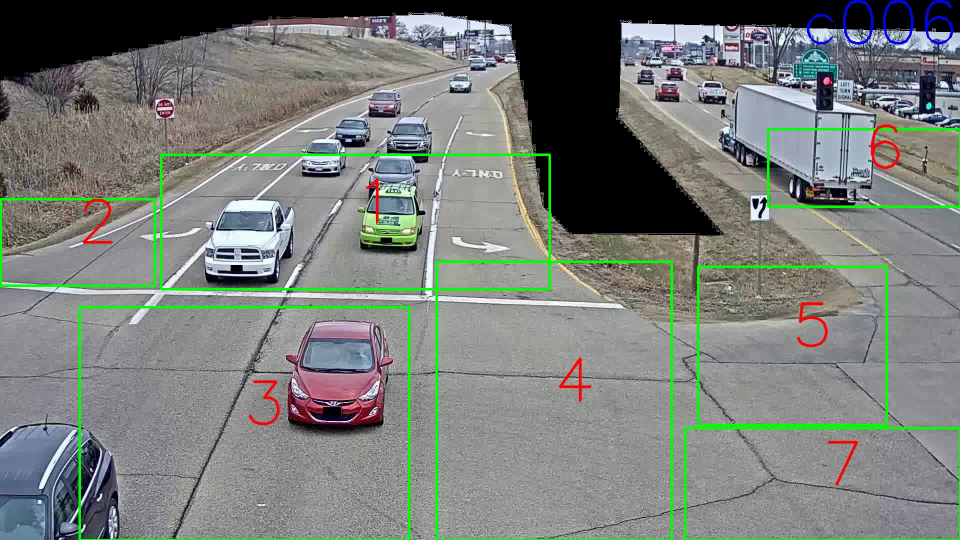
#> input picture 2019-CVPR-AIC-Track-1-UWIPL-master/2019-CVPR-AIC-Track-1-UWIPL-master/Transition-Model/transition_data/zone_image/zone_c006_wroi.jpg, 1920 x 1080 px (shown at 1/2 size)
$ python -i vehicle_search.py   (imports and definitions only)
#> lines starting #> are read from the running program, lines starting #| are printed output that depends on the picture
#> further down, picture is the input picture: shape (1080, 1920, 3); mean B, G, R 121, 126, 120.7
"""
vehicle_search.py — Vehicle Search & Journey Tracker
=====================================================
Usage:
  python vehicle_search.py --query queries/q_<id>.json --output results/r_<id>.json

Algorithm:
  1. Load query (image upload OR colour/type/plate description)
  2. Build HSV colour histogram as the search signature
  3. Load YOLOv8n, process each camera sequentially
  4. When a matching vehicle is found: record entry, track until exit
  5. Move to next camera — write live progress after each camera
"""

# ── Windows WinError 206 fix (must be before torch) ──────────────────────────
import os, sys
if sys.platform == 'win32':
    _rdll = getattr(os, 'add_dll_directory', None)
    if _rdll:
        def _sdll(p):
            try: return _rdll(p)
            except OSError: pass
        os.add_dll_directory = _sdll
# [2 lines not run here, left out]
# ─────────────────────────────────────────────────────────────────────────────

import json, time, argparse, traceback
import cv2
import numpy as np

VEHICLE_CLASSES = {1:'Bicycle',2:'Car',3:'Motorcycle',5:'Bus',7:'Truck'}
CLASS_NAME_TO_ID = {
    'bicycle':1,'bike':1,'car':2,'sedan':2,'hatchback':2,
    'motorcycle':3,'motorbike':3,'bus':5,'truck':7,'pickup':7,
}
COLOR_RANGES = {
    'red':    [([0,80,80],[10,255,255]),([160,80,80],[180,255,255])],
    'orange': [([10,100,100],[25,255,255])],
    'yellow': [([25,100,100],[35,255,255])],
    'green':  [([35,50,50],[85,255,255])],
    'blue':   [([100,80,50],[130,255,255])],
    'purple': [([130,50,50],[160,255,255])],
    'white':  [([0,0,200],[180,25,255])],
    'black':  [([0,0,0],[180,255,50])],
    'silver': [([0,0,150],[180,25,210])],
    'gray':   [([0,0,80],[180,25,180])],
    'grey':   [([0,0,80],[180,25,180])],
    'brown':  [([10,50,40],[20,220,180])],
}

BASE_DIR   = os.path.dirname(os.path.abspath(__file__))
VIDEOS_DIR = os.path.join(BASE_DIR, '..', 'dataset')
CAMERAS_ORDER = [
    'C11','C12','C21','C22','C23','C24','C31','C32',
    'C41','C42','C43','C51','C52','C61','C62','C63','C64','C65'
]
CAMERA_FILES = {c: f"camera_{c.lower()}.mp4" for c in CAMERAS_ORDER}

MATCH_THRESHOLD  = 0.52
FRAME_SKIP       = 8
MAX_FRAMES_CAM   = 450
CONSEC_MISS_EXIT = 30


def extract_histogram(img_bgr):
    hsv  = cv2.cvtColor(img_bgr, cv2.COLOR_BGR2HSV)
#> hsv: shape (1080, 1920, 3); mean H, S, V 58.8, 31.1, 132.4
    hist = cv2.calcHist([hsv],[0,1],None,[32,32],[0,180,0,256])
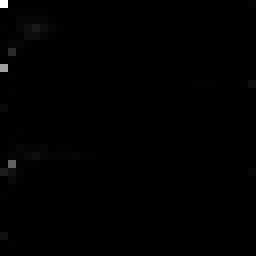
#> hist: shape (32, 32) float32 (shown 8 times larger); min 0, max 454699, mean 2025; drawn with min black and max white
    cv2.normalize(hist, hist)
    return hist.flatten().astype(np.float32)


# [7 lines left out: function colour_name_to_histogram, not called in this run]


def hist_sim(h1, h2):
    return float(cv2.compareHist(h1, h2, cv2.HISTCMP_CORREL))


def frames_to_ts(frame_idx, fps):
    t = frame_idx / max(fps, 1)
    return f"{int(t//3600):02d}:{int((t%3600)//60):02d}:{int(t%60):02d}"


# [13 lines left out: functions save_progress, save_thumb, not called in this run]


_yolo = None
# [142 lines left out: functions get_yolo, detect_vehicles, search_vehicle, not called in this run]


# [19 lines not run here, left out]

>>> import cv2
>>> picture = cv2.imread('../2019-CVPR-AIC-Track-1-UWIPL-master/2019-CVPR-AIC-Track-1-UWIPL-master/Transition-Model/transition_data/zone_image/zone_c006_wroi.jpg')
>>> result = extract_histogram(picture)
#> result = 1024 values, max 0.781 at index 0, min 0 at index 182, mean 0.00348

$ run again, on 2019-CVPR-AIC-Track-1-UWIPL-master/2019-CVPR-AIC-Track-1-UWIPL-master/Transition-Model/transition_data/zone_image/zone_c008_wroi.jpg
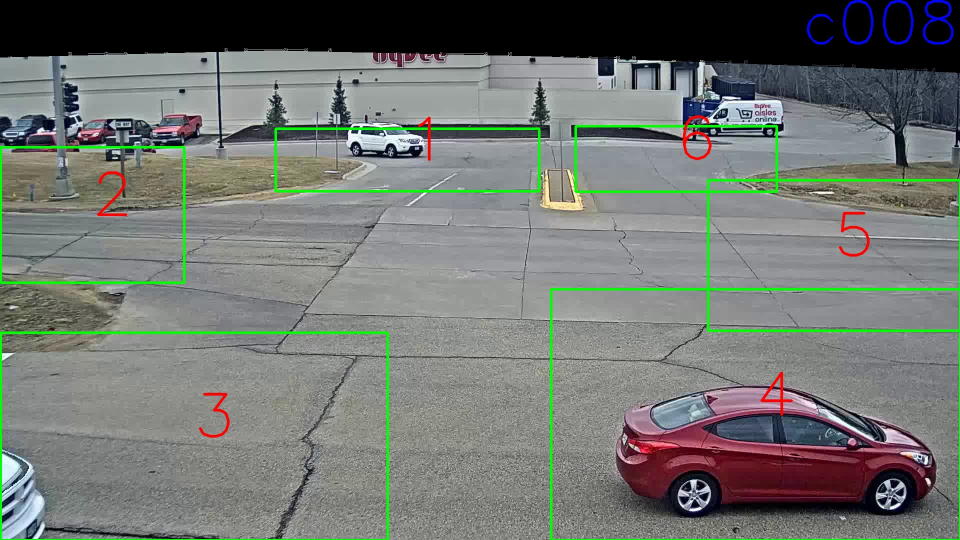
#> input picture 2019-CVPR-AIC-Track-1-UWIPL-master/2019-CVPR-AIC-Track-1-UWIPL-master/Transition-Model/transition_data/zone_image/zone_c008_wroi.jpg, 1920 x 1080 px (shown at 1/2 size)
#> picture is the input picture: shape (1080, 1920, 3); mean B, G, R 113.5, 118.1, 114
#> hsv: shape (1080, 1920, 3); mean H, S, V 68.1, 34.1, 124.4
#> in extract_histogram, `hist = cv2.calcHist([hsv],[0,1],None,[32,32],[0,180,0,256])`:
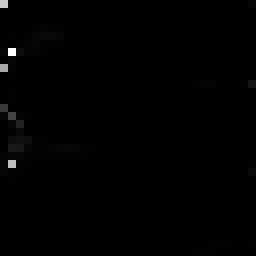
#> hist: shape (32, 32) float32 (shown 8 times larger); min 0, max 325828, mean 2025; drawn with min black and max white
#> result = 1024 values, max 0.595 at index 193, min 0 at index 62, mean 0.0037

$ run again, on 2019-CVPR-AIC-Track-1-UWIPL-master/2019-CVPR-AIC-Track-1-UWIPL-master/Transition-Model/transition_data/zone_image/zone_c010_wroi.jpg
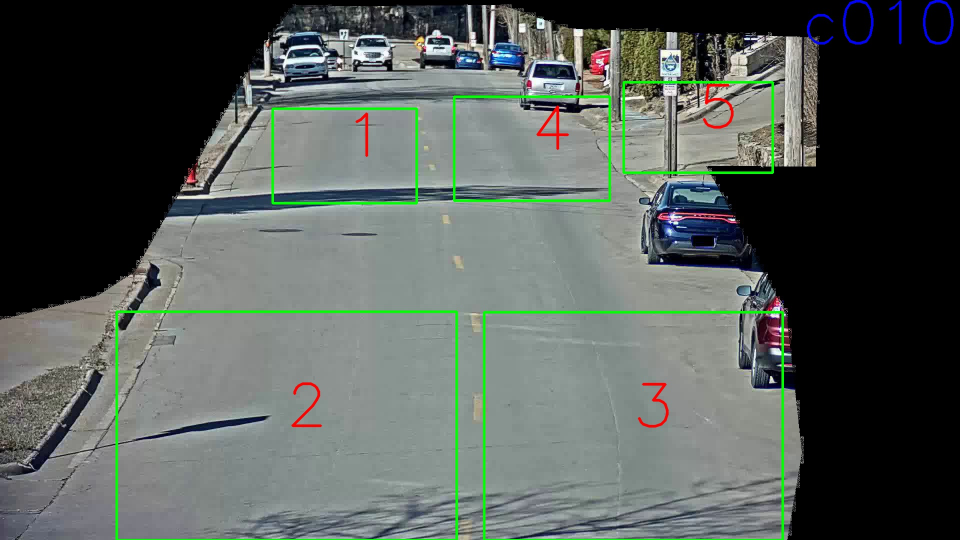
#> input picture 2019-CVPR-AIC-Track-1-UWIPL-master/2019-CVPR-AIC-Track-1-UWIPL-master/Transition-Model/transition_data/zone_image/zone_c010_wroi.jpg, 1920 x 1080 px (shown at 1/2 size)
#> picture is the input picture: shape (1080, 1920, 3); mean B, G, R 88.3, 92.9, 85.6
#> hsv: shape (1080, 1920, 3); mean H, S, V 51.4, 28.2, 96
#> in extract_histogram, `hist = cv2.calcHist([hsv],[0,1],None,[32,32],[0,180,0,256])`:
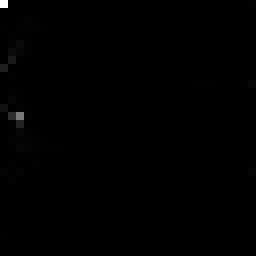
#> hist: shape (32, 32) float32 (shown 8 times larger); min 0, max 647179, mean 2025; drawn with min black and max white
#> result = 1024 values, max 0.87 at index 0, min 0 at index 434, mean 0.00272
